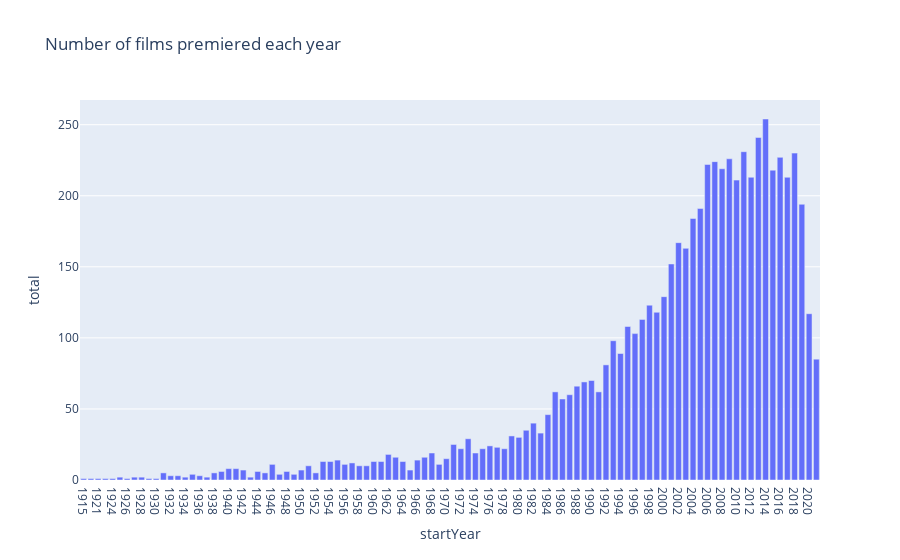

Write notebook code for a chart like this one.
### Markdown cell above
<br/>

The following should generate an interesting plot of the number of films that premiered each year. Notice there is a dip between the 1920s and late 1940s. Why might that be? *This question is rhetorical; you do not need to write your answer anywhere.*

### Code cell
# just run this cell
px.bar(res_q1b, x="startYear", y="total",
       title="Number of films premiered each year")

### Figure 1 — Plotly figure (JSON) as saved in the notebook; plotly's stock layout.template omitted (floating-point values rounded to 4 significant figures)
{"data": [{"alignmentgroup": "True", "hovertemplate": "startYear=%{x}<br>total=%{y}<extra></extra>", "legendgroup": "", "marker": {"color": "#636efa", "pattern": {"shape": ""}}, "name": "", "offsetgroup": "", "orientation": "v", "showlegend": false, "textposition": "auto", "type": "bar", "x": ["1915", "1920", "1921", "1922", "1924", "1925", "1926", "1927", "1928", "1929", "1930", "1931", "1932", "1933", "1934", "1935", "1936", "1937", "1938", "1939", "1940", "1941", "1942", "1943", "1944", "1945", "1946", "1947", "1948", "1949", "1950", "1951", "1952", "1953", "1954", "1955", "1956", "1957", "1958", "1959", "1960", "1961", "1962", "1963", "1964", "1965", "1966", "1967", "1968", "1969", "1970", "1971", "1972", "1973", "1974", "1975", "1976", "1977", "1978", "1979", "1980", "1981", "1982", "1983", "1984", "1985", "1986", "1987", "1988", "1989", "1990", "1991", "1992", "1993", "1994", "1995", "1996", "1997", "1998", "1999", "2000", "2001", "2002", "2003", "2004", "2005", "2006", "2007", "2008", "2009", "2010", "2011", "2012", "2013", "2014", "2015", "2016", "2017", "2018", "2019", "2020", "2021"], "xaxis": "x", "y": [1, 1, 1, 1, 1, 2, 1, 2, 2, 1, 1, 5, 3, 3, 2, 4, 3, 2, 5, 6, 8, 8, 7, 2, 6, 5, 11, 4, 6, 4, 7, 10, 5, 13, 13, 14, 11, 12, 10, 10, 13, 13, 18, 16, 13, 7, 14, 16, 19, 11, 15, 25, 22, 29, 19, 22, 24, 23, 22, 31, 30, 35, 40, 33, 46, 62, 57, 60, 66, 69, 70, 62, 81, 98, 89, 108, 103, 113, 123, 118, 129, 152, 167, 163, 184, 191, 222, 224, 219, 226, 211, 231, 213, 241, 254, 218, 227, 213, 230, 194, 117, 85], "yaxis": "y"}], "layout": {"autosize": true, "barmode": "relative", "legend": {"tracegroupgap": 0}, "title": {"text": "Number of films premiered each year"}, "xaxis": {"anchor": "y", "autorange": true, "domain": [0, 1], "range": [-0.5, 101.5], "title": {"text": "startYear"}, "type": "category"}, "yaxis": {"anchor": "x", "autorange": true, "domain": [0, 1], "range": [0, 267.4], "title": {"text": "total"}, "type": "linear"}}}
